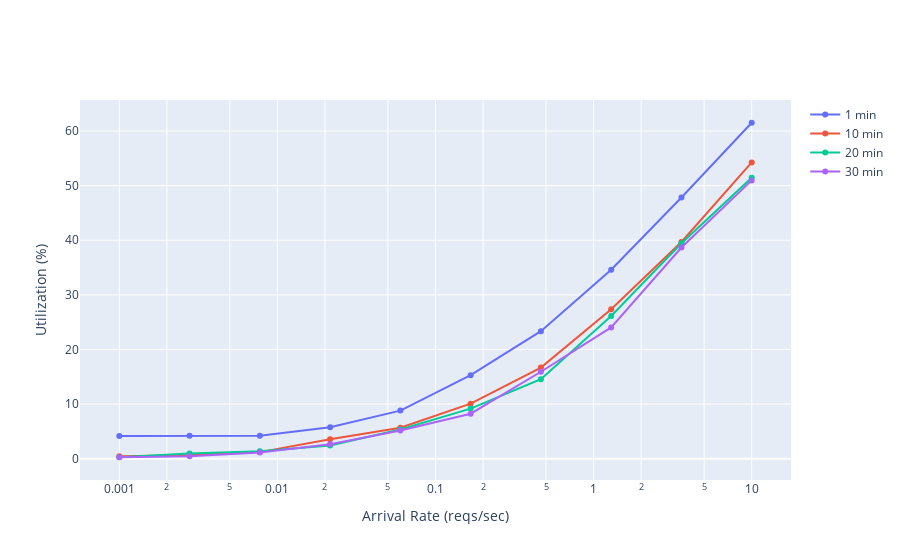

The notebook cell this image was saved under:
### Code cell
plot_fig_for_col('utilization_percent', 'Utilization (%)')

### Figure 1 — Plotly figure (JSON) as saved in the notebook; plotly's stock layout.template omitted (floating-point values rounded to 4 significant figures)
{"data": [{"mode": "markers+lines", "name": "1 min", "type": "scatter", "x": [0.001, 0.002783, 0.007743, 0.02154, 0.05995, 0.1668, 0.4642, 1.292, 3.594, 10], "y": [4.167, 4.207, 4.2, 5.77, 8.803, 15.29, 23.35, 34.61, 47.84, 61.51]}, {"mode": "markers+lines", "name": "10 min", "type": "scatter", "x": [0.001, 0.002783, 0.007743, 0.02154, 0.05995, 0.1668, 0.4642, 1.292, 3.594, 10], "y": [0.4326, 0.6315, 1.204, 3.548, 5.681, 10.07, 16.69, 27.38, 39.68, 54.24]}, {"mode": "markers+lines", "name": "20 min", "type": "scatter", "x": [0.001, 0.002783, 0.007743, 0.02154, 0.05995, 0.1668, 0.4642, 1.292, 3.594, 10], "y": [0.2853, 0.9381, 1.359, 2.42, 5.359, 9.169, 14.56, 26.14, 39.46, 51.45]}, {"mode": "markers+lines", "name": "30 min", "type": "scatter", "x": [0.001, 0.002783, 0.007743, 0.02154, 0.05995, 0.1668, 0.4642, 1.292, 3.594, 10], "y": [0.2646, 0.4621, 1.127, 2.634, 5.179, 8.239, 15.92, 24.04, 38.67, 50.96]}], "layout": {"xaxis": {"title": {"text": "Arrival Rate (reqs/sec)"}, "type": "log"}, "yaxis": {"title": {"text": "Utilization (%)"}}}}
